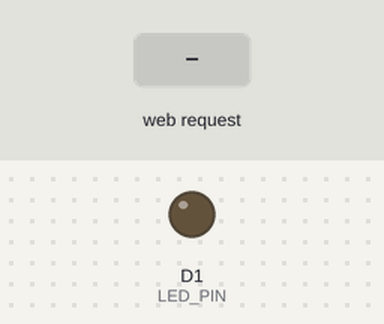
Bench run of a sketch on a simulated ESP8266 (NodeMCU). On the bench: output pins drawn as LEDs (lit = HIGH). Inputs (shaded band) come from the test bench. WiFi joins after 1.5 s; servers stay silent unless stated; what the sketch prints to the serial monitor is not drawn.

Above: at 2.7 s.
2.8 s: HTTP request GET /toggle received
At 4.1 s:
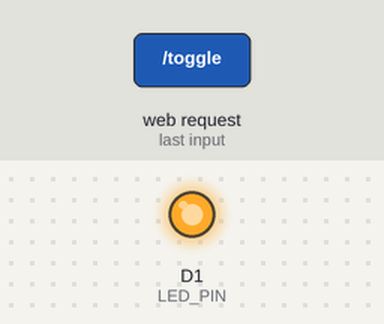
Timing chart, 0 to 5.8 s (numbered marks = the images above; inputs shaded):
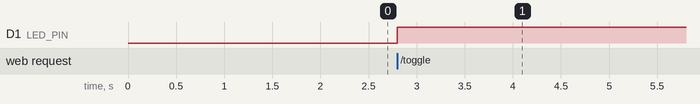

Measured:
- after the input at 2.8 s, D1 (LED_PIN): LOW → HIGH at once

The sketch:

esp8266_LED.ino
```cpp
#include <ESP8266WiFi.h>
#include <ESP8266WebServer.h>

/* -------- WiFi Credentials -------- */
const char* ssid = "YOUR_WIFI_NAME";
const char* password = "YOUR_WIFI_PASSWORD";

/* -------- Pin Definition -------- */
#define LED_PIN D1   // GPIO5

/* -------- Web Server -------- */
ESP8266WebServer server(80);

/* -------- LED State -------- */
bool ledState = false;

/* -------- Web Page -------- */
void handleRoot() {
  String page = "<html><body style='text-align:center;'>";
  page += "<h1>ESP8266 LED TOGGLE</h1>";

  if (ledState)
    page += "<p>LED is ON</p>";
  else
    page += "<p>LED is OFF</p>";

  page += "<a href='/toggle'><button style='font-size:30px;'>TOGGLE</button></a>";
  page += "</body></html>";

  server.send(200, "text/html", page);
}

/* -------- Toggle Function -------- */
void handleToggle() {
  ledState = !ledState;
  digitalWrite(LED_PIN, ledState ? HIGH : LOW);
  server.sendHeader("Location", "/");
  server.send(303);
}

/* -------- Setup -------- */
void setup() {
  Serial.begin(9600);

  pinMode(LED_PIN, OUTPUT);
  digitalWrite(LED_PIN, LOW);

  WiFi.begin(ssid, password);
  Serial.print("Connecting");

  while (WiFi.status() != WL_CONNECTED) {
    delay(500);
    Serial.print(".");
  }

  Serial.println("\nConnected!");
  Serial.print("IP Address: ");
  Serial.println(WiFi.localIP());

  server.on("/", handleRoot);
  server.on("/toggle", handleToggle);
  server.begin();
}

/* -------- Loop -------- */
void loop() {
  server.handleClient();
}
```
